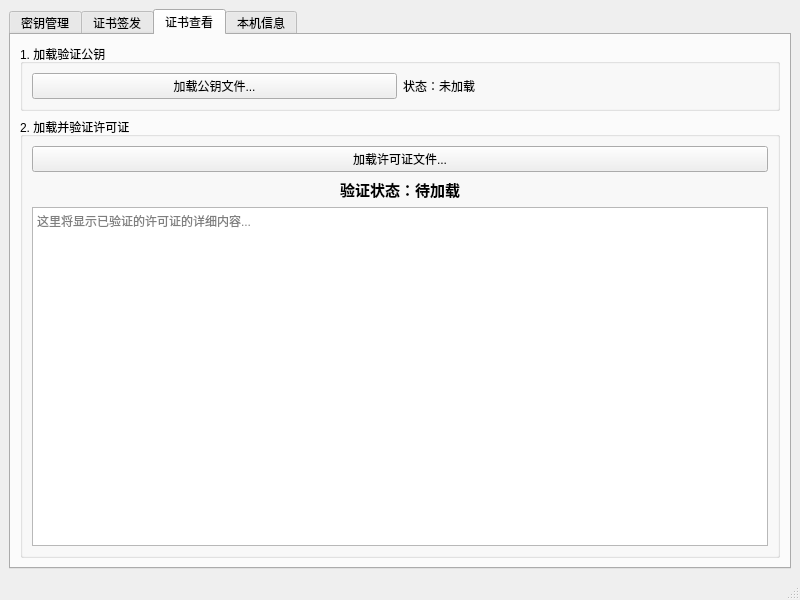
<?xml version="1.0" encoding="UTF-8"?>
<ui version="4.0">
 <class>MainWindow</class>
 <widget class="QMainWindow" name="MainWindow">
  <property name="geometry">
   <rect>
    <x>0</x>
    <y>0</y>
    <width>800</width>
    <height>600</height>
   </rect>
  </property>
  <property name="windowTitle">
   <string>证书签发工具</string>
  </property>
  <widget class="QWidget" name="centralwidget">
   <layout class="QVBoxLayout" name="verticalLayout">
    <item>
     <widget class="QTabWidget" name="tabWidget">
      <property name="currentIndex">
       <number>2</number>
      </property>
      <widget class="QWidget" name="keyManagementTab">
       <attribute name="title">
        <string>密钥管理</string>
       </attribute>
       <layout class="QVBoxLayout" name="verticalLayout_3">
        <item>
         <widget class="QGroupBox" name="groupBox">
          <property name="title">
           <string>密钥对生成</string>
          </property>
          <layout class="QHBoxLayout" name="horizontalLayout">
           <item>
            <widget class="QPushButton" name="generateKeysButton">
             <property name="text">
              <string>生成新的密钥对</string>
             </property>
            </widget>
           </item>
           <item>
            <spacer name="horizontalSpacer">
             <property name="orientation">
              <enum>Qt::Horizontal</enum>
             </property>
             <property name="sizeHint" stdset="0">
              <size>
               <width>40</width>
               <height>20</height>
              </size>
             </property>
            </spacer>
           </item>
          </layout>
         </widget>
        </item>
        <item>
         <widget class="QGroupBox" name="groupBox_2">
          <property name="title">
           <string>私钥</string>
          </property>
          <layout class="QVBoxLayout" name="verticalLayout_4">
           <item>
            <widget class="QTextEdit" name="privateKeyTextEdit">
             <property name="readOnly">
              <bool>true</bool>
             </property>
             <property name="placeholderText">
              <string>这里将显示生成的或加载的私钥...</string>
             </property>
            </widget>
           </item>
           <item>
            <widget class="QPushButton" name="exportPrivateKeyButton">
             <property name="text">
              <string>导出私钥到文件...</string>
             </property>
            </widget>
           </item>
          </layout>
         </widget>
        </item>
        <item>
         <widget class="QGroupBox" name="groupBox_3">
          <property name="title">
           <string>公钥</string>
          </property>
          <layout class="QVBoxLayout" name="verticalLayout_5">
           <item>
            <widget class="QTextEdit" name="publicKeyTextEdit">
             <property name="readOnly">
              <bool>true</bool>
             </property>
             <property name="placeholderText">
              <string>这里将显示生成的或加载的公钥...</string>
             </property>
            </widget>
           </item>
           <item>
            <widget class="QPushButton" name="exportPublicKeyButton">
             <property name="text">
              <string>导出公钥到文件...</string>
             </property>
            </widget>
           </item>
          </layout>
         </widget>
        </item>
       </layout>
      </widget>
      <widget class="QWidget" name="issueLicenseTab">
       <attribute name="title">
        <string>证书签发</string>
       </attribute>
       <layout class="QVBoxLayout" name="verticalLayout_6">
        <item>
         <widget class="QGroupBox" name="groupBox_4">
          <property name="title">
           <string>签名私钥</string>
          </property>
          <layout class="QHBoxLayout" name="horizontalLayout_2">
           <item>
            <widget class="QPushButton" name="loadPrivateKeyButton">
             <property name="text">
              <string>加载私钥文件...</string>
             </property>
            </widget>
           </item>
           <item>
            <widget class="QLabel" name="privateKeyStatusLabel">
             <property name="text">
              <string>状态：未加载</string>
             </property>
            </widget>
           </item>
          </layout>
         </widget>
        </item>
        <item>
         <widget class="QGroupBox" name="groupBox_5">
          <property name="title">
           <string>许可证信息</string>
          </property>
          <layout class="QFormLayout" name="formLayout">
           <item row="0" column="0">
            <widget class="QLabel" name="label">
             <property name="text">
              <string>客户名称:</string>
             </property>
            </widget>
           </item>
           <item row="0" column="1">
            <widget class="QLineEdit" name="customerNameLineEdit"/>
           </item>
           <item row="1" column="0">
            <widget class="QLabel" name="label_2">
             <property name="text">
              <string>许可证类型:</string>
             </property>
            </widget>
           </item>
           <item row="1" column="1">
            <widget class="QLineEdit" name="licenseTypeLineEdit">
             <property name="text">
              <string>enterprise</string>
             </property>
            </widget>
           </item>
           <item row="2" column="0">
            <widget class="QLabel" name="label_3">
             <property name="text">
              <string>硬件绑定ID (多行):</string>
             </property>
            </widget>
           </item>
           <item row="2" column="1">
            <widget class="QTextEdit" name="hardwareIdsTextEdit"/>
           </item>
           <item row="3" column="0">
            <widget class="QLabel" name="label_4">
             <property name="text">
              <string>授权到期日期:</string>
             </property>
            </widget>
           </item>
           <item row="3" column="1">
            <widget class="QDateEdit" name="expiryDateEdit">
             <property name="calendarPopup">
              <bool>true</bool>
             </property>
            </widget>
           </item>
          </layout>
         </widget>
        </item>
        <item>
         <widget class="QPushButton" name="generateLicenseButton">
          <property name="font">
           <font>
            <pointsize>12</pointsize>
            <weight>75</weight>
            <bold>true</bold>
           </font>
          </property>
          <property name="text">
           <string>生成并保存许可证...</string>
          </property>
         </widget>
        </item>
       </layout>
      </widget>
      <widget class="QWidget" name="viewLicenseTab">
       <attribute name="title">
        <string>证书查看</string>
       </attribute>
       <layout class="QVBoxLayout" name="verticalLayout_7">
        <item>
         <widget class="QGroupBox" name="groupBox_6">
          <property name="title">
           <string>1. 加载验证公钥</string>
          </property>
          <layout class="QHBoxLayout" name="horizontalLayout_3">
           <item>
            <widget class="QPushButton" name="loadPublicKeyForVerificationButton">
             <property name="text">
              <string>加载公钥文件...</string>
             </property>
            </widget>
           </item>
           <item>
            <widget class="QLabel" name="publicKeyStatusLabel">
             <property name="text">
              <string>状态：未加载</string>
             </property>
            </widget>
           </item>
          </layout>
         </widget>
        </item>
        <item>
         <widget class="QGroupBox" name="groupBox_7">
          <property name="title">
           <string>2. 加载并验证许可证</string>
          </property>
          <layout class="QVBoxLayout" name="verticalLayout_8">
           <item>
            <widget class="QPushButton" name="verifyLicenseButton">
             <property name="text">
              <string>加载许可证文件...</string>
             </property>
            </widget>
           </item>
           <item>
            <widget class="QLabel" name="verificationResultLabel">
             <property name="font">
              <font>
               <pointsize>11</pointsize>
               <weight>75</weight>
               <bold>true</bold>
              </font>
             </property>
             <property name="text">
              <string>验证状态：待加载</string>
             </property>
             <property name="alignment">
              <set>Qt::AlignCenter</set>
             </property>
            </widget>
           </item>
           <item>
            <widget class="QTextEdit" name="licenseDetailsTextEdit">
             <property name="readOnly">
              <bool>true</bool>
             </property>
             <property name="placeholderText">
              <string>这里将显示已验证的许可证的详细内容...</string>
             </property>
            </widget>
           </item>
          </layout>
         </widget>
        </item>
       </layout>
      </widget>
      <widget class="QWidget" name="localInfoTab">
       <attribute name="title">
        <string>本机信息</string>
       </attribute>
       <layout class="QVBoxLayout" name="verticalLayout_2">
        <item>
         <widget class="QTextEdit" name="localInfoTextEdit">
          <property name="readOnly">
           <bool>true</bool>
          </property>
          <property name="placeholderText">
           <string>点击“获取信息”按钮来显示本机的硬件标识符。</string>
          </property>
         </widget>
        </item>
        <item>
         <widget class="QPushButton" name="fetchLocalInfoButton">
          <property name="text">
           <string>获取本机信息</string>
          </property>
         </widget>
        </item>
       </layout>
      </widget>
     </widget>
    </item>
   </layout>
  </widget>
  <widget class="QMenuBar" name="menubar">
   <property name="geometry">
    <rect>
     <x>0</x>
     <y>0</y>
     <width>800</width>
     <height>22</height>
    </rect>
   </property>
  </widget>
  <widget class="QStatusBar" name="statusbar"/>
 </widget>
 <resources/>
 <connections/>
</ui>
